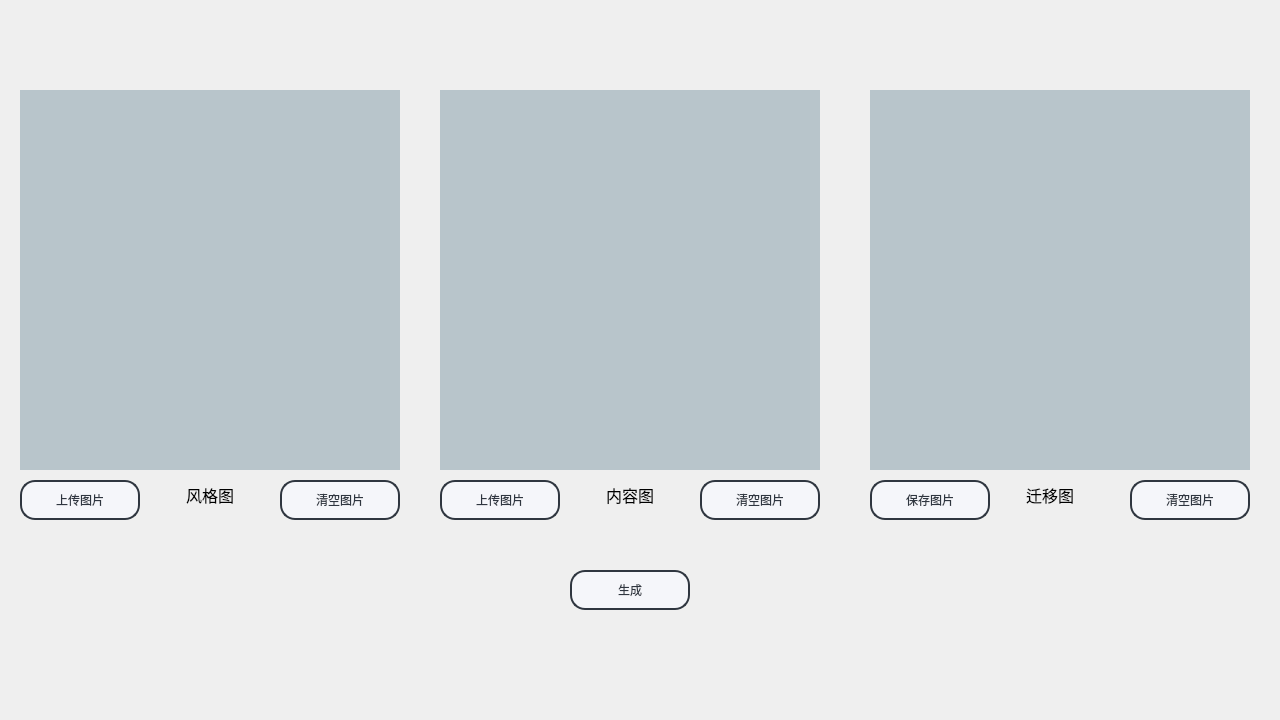
<?xml version="1.0" encoding="UTF-8"?>
<ui version="4.0">
 <class>StyleTransferWindow</class>
 <widget class="QWidget" name="StyleTransferWindow">
  <property name="geometry">
   <rect>
    <x>0</x>
    <y>0</y>
    <width>1280</width>
    <height>720</height>
   </rect>
  </property>
  <property name="windowTitle">
   <string>Style Transfer</string>
  </property>
  <widget class="QLabel" name="StyleImageLabel">
   <property name="geometry">
    <rect>
     <x>20</x>
     <y>90</y>
     <width>380</width>
     <height>380</height>
    </rect>
   </property>
   <property name="styleSheet">
    <string notr="true">background-color: rgb(184, 197, 203);</string>
   </property>
   <property name="text">
    <string/>
   </property>
  </widget>
  <widget class="QLabel" name="TransferImageLabel">
   <property name="geometry">
    <rect>
     <x>870</x>
     <y>90</y>
     <width>380</width>
     <height>380</height>
    </rect>
   </property>
   <property name="styleSheet">
    <string notr="true">background-color: rgb(184, 197, 203);</string>
   </property>
   <property name="text">
    <string/>
   </property>
  </widget>
  <widget class="QPushButton" name="UploadStyleButton">
   <property name="geometry">
    <rect>
     <x>20</x>
     <y>480</y>
     <width>120</width>
     <height>40</height>
    </rect>
   </property>
   <property name="styleSheet">
    <string notr="true">QPushButton{
	font: 10pt &quot;微软雅黑&quot;;
    color: #2f3640;
    background-color: #f5f6fa;
    border-color: #2f3640;
    border-radius: 15px;
    border-style: solid;
    border-width: 2px;
    padding: 5px;
}

/**鼠标停留在按钮上的样式**/
QPushButton::hover{	
    color: #FFFFFF;
    background-color: #718093;
    border-color: #2f3640;
}

/**鼠标按压下去的样式**/
QPushButton::pressed,QPushButton::checked{
    color: #FFFFFF;
    background-color: qlineargradient(spread:pad, x1:0, y1:0, x2:0, y2:1, stop:0 #273c75, stop:1 #487eb0);
}

/**按钮失能情况下样式**/
QPushButton::disabled{
    color: #FFFFFF;
    background-color: #dcdde1;
    border-color: #dcdde1;
}
</string>
   </property>
   <property name="text">
    <string>上传图片</string>
   </property>
  </widget>
  <widget class="QPushButton" name="ClearStyleButton">
   <property name="geometry">
    <rect>
     <x>280</x>
     <y>480</y>
     <width>120</width>
     <height>40</height>
    </rect>
   </property>
   <property name="styleSheet">
    <string notr="true">QPushButton{
	font: 10pt &quot;微软雅黑&quot;;
    color: #2f3640;
    background-color: #f5f6fa;
    border-color: #2f3640;
    border-radius: 15px;
    border-style: solid;
    border-width: 2px;
    padding: 5px;
}

/**鼠标停留在按钮上的样式**/
QPushButton::hover{	
    color: #FFFFFF;
    background-color: #718093;
    border-color: #2f3640;
}

/**鼠标按压下去的样式**/
QPushButton::pressed,QPushButton::checked{
    color: #FFFFFF;
    background-color: qlineargradient(spread:pad, x1:0, y1:0, x2:0, y2:1, stop:0 #273c75, stop:1 #487eb0);
}

/**按钮失能情况下样式**/
QPushButton::disabled{
    color: #FFFFFF;
    background-color: #dcdde1;
    border-color: #dcdde1;
}
</string>
   </property>
   <property name="text">
    <string>清空图片</string>
   </property>
  </widget>
  <widget class="QPushButton" name="ClearTransferButton">
   <property name="geometry">
    <rect>
     <x>1130</x>
     <y>480</y>
     <width>120</width>
     <height>40</height>
    </rect>
   </property>
   <property name="styleSheet">
    <string notr="true">QPushButton{
	font: 10pt &quot;微软雅黑&quot;;
    color: #2f3640;
    background-color: #f5f6fa;
    border-color: #2f3640;
    border-radius: 15px;
    border-style: solid;
    border-width: 2px;
    padding: 5px;
}

/**鼠标停留在按钮上的样式**/
QPushButton::hover{	
    color: #FFFFFF;
    background-color: #718093;
    border-color: #2f3640;
}

/**鼠标按压下去的样式**/
QPushButton::pressed,QPushButton::checked{
    color: #FFFFFF;
    background-color: qlineargradient(spread:pad, x1:0, y1:0, x2:0, y2:1, stop:0 #273c75, stop:1 #487eb0);
}

/**按钮失能情况下样式**/
QPushButton::disabled{
    color: #FFFFFF;
    background-color: #dcdde1;
    border-color: #dcdde1;
}
</string>
   </property>
   <property name="text">
    <string>清空图片</string>
   </property>
  </widget>
  <widget class="QPushButton" name="SaveImageButton">
   <property name="geometry">
    <rect>
     <x>870</x>
     <y>480</y>
     <width>120</width>
     <height>40</height>
    </rect>
   </property>
   <property name="styleSheet">
    <string notr="true">QPushButton{
	font: 10pt &quot;微软雅黑&quot;;
    color: #2f3640;
    background-color: #f5f6fa;
    border-color: #2f3640;
    border-radius: 15px;
    border-style: solid;
    border-width: 2px;
    padding: 5px;
}

/**鼠标停留在按钮上的样式**/
QPushButton::hover{	
    color: #FFFFFF;
    background-color: #718093;
    border-color: #2f3640;
}

/**鼠标按压下去的样式**/
QPushButton::pressed,QPushButton::checked{
    color: #FFFFFF;
    background-color: qlineargradient(spread:pad, x1:0, y1:0, x2:0, y2:1, stop:0 #273c75, stop:1 #487eb0);
}

/**按钮失能情况下样式**/
QPushButton::disabled{
    color: #FFFFFF;
    background-color: #dcdde1;
    border-color: #dcdde1;
}
</string>
   </property>
   <property name="text">
    <string>保存图片</string>
   </property>
  </widget>
  <widget class="QLabel" name="label">
   <property name="geometry">
    <rect>
     <x>170</x>
     <y>480</y>
     <width>80</width>
     <height>30</height>
    </rect>
   </property>
   <property name="font">
    <font>
     <family>宋体</family>
     <pointsize>12</pointsize>
    </font>
   </property>
   <property name="text">
    <string>风格图</string>
   </property>
   <property name="alignment">
    <set>Qt::AlignCenter</set>
   </property>
  </widget>
  <widget class="QLabel" name="label_2">
   <property name="geometry">
    <rect>
     <x>1010</x>
     <y>480</y>
     <width>80</width>
     <height>30</height>
    </rect>
   </property>
   <property name="font">
    <font>
     <family>宋体</family>
     <pointsize>12</pointsize>
    </font>
   </property>
   <property name="text">
    <string>迁移图</string>
   </property>
   <property name="alignment">
    <set>Qt::AlignCenter</set>
   </property>
  </widget>
  <widget class="QLabel" name="ContentImageLabel">
   <property name="geometry">
    <rect>
     <x>440</x>
     <y>90</y>
     <width>380</width>
     <height>380</height>
    </rect>
   </property>
   <property name="styleSheet">
    <string notr="true">background-color: rgb(184, 197, 203);</string>
   </property>
   <property name="text">
    <string/>
   </property>
  </widget>
  <widget class="QPushButton" name="UploadContentButton">
   <property name="geometry">
    <rect>
     <x>440</x>
     <y>480</y>
     <width>120</width>
     <height>40</height>
    </rect>
   </property>
   <property name="styleSheet">
    <string notr="true">QPushButton{
	font: 10pt &quot;微软雅黑&quot;;
    color: #2f3640;
    background-color: #f5f6fa;
    border-color: #2f3640;
    border-radius: 15px;
    border-style: solid;
    border-width: 2px;
    padding: 5px;
}

/**鼠标停留在按钮上的样式**/
QPushButton::hover{	
    color: #FFFFFF;
    background-color: #718093;
    border-color: #2f3640;
}

/**鼠标按压下去的样式**/
QPushButton::pressed,QPushButton::checked{
    color: #FFFFFF;
    background-color: qlineargradient(spread:pad, x1:0, y1:0, x2:0, y2:1, stop:0 #273c75, stop:1 #487eb0);
}

/**按钮失能情况下样式**/
QPushButton::disabled{
    color: #FFFFFF;
    background-color: #dcdde1;
    border-color: #dcdde1;
}
</string>
   </property>
   <property name="text">
    <string>上传图片</string>
   </property>
  </widget>
  <widget class="QPushButton" name="ClearContentButton">
   <property name="geometry">
    <rect>
     <x>700</x>
     <y>480</y>
     <width>120</width>
     <height>40</height>
    </rect>
   </property>
   <property name="styleSheet">
    <string notr="true">QPushButton{
	font: 10pt &quot;微软雅黑&quot;;
    color: #2f3640;
    background-color: #f5f6fa;
    border-color: #2f3640;
    border-radius: 15px;
    border-style: solid;
    border-width: 2px;
    padding: 5px;
}

/**鼠标停留在按钮上的样式**/
QPushButton::hover{	
    color: #FFFFFF;
    background-color: #718093;
    border-color: #2f3640;
}

/**鼠标按压下去的样式**/
QPushButton::pressed,QPushButton::checked{
    color: #FFFFFF;
    background-color: qlineargradient(spread:pad, x1:0, y1:0, x2:0, y2:1, stop:0 #273c75, stop:1 #487eb0);
}

/**按钮失能情况下样式**/
QPushButton::disabled{
    color: #FFFFFF;
    background-color: #dcdde1;
    border-color: #dcdde1;
}
</string>
   </property>
   <property name="text">
    <string>清空图片</string>
   </property>
  </widget>
  <widget class="QLabel" name="label_3">
   <property name="geometry">
    <rect>
     <x>590</x>
     <y>480</y>
     <width>80</width>
     <height>30</height>
    </rect>
   </property>
   <property name="font">
    <font>
     <family>宋体</family>
     <pointsize>12</pointsize>
    </font>
   </property>
   <property name="text">
    <string>内容图</string>
   </property>
   <property name="alignment">
    <set>Qt::AlignCenter</set>
   </property>
  </widget>
  <widget class="QPushButton" name="RunButton">
   <property name="geometry">
    <rect>
     <x>570</x>
     <y>570</y>
     <width>120</width>
     <height>40</height>
    </rect>
   </property>
   <property name="styleSheet">
    <string notr="true">QPushButton{
	font: 10pt &quot;微软雅黑&quot;;
    color: #2f3640;
    background-color: #f5f6fa;
    border-color: #2f3640;
    border-radius: 15px;
    border-style: solid;
    border-width: 2px;
    padding: 5px;
}

/**鼠标停留在按钮上的样式**/
QPushButton::hover{	
    color: #FFFFFF;
    background-color: #718093;
    border-color: #2f3640;
}

/**鼠标按压下去的样式**/
QPushButton::pressed,QPushButton::checked{
    color: #FFFFFF;
    background-color: qlineargradient(spread:pad, x1:0, y1:0, x2:0, y2:1, stop:0 #273c75, stop:1 #487eb0);
}

/**按钮失能情况下样式**/
QPushButton::disabled{
    color: #FFFFFF;
    background-color: #dcdde1;
    border-color: #dcdde1;
}
</string>
   </property>
   <property name="text">
    <string>生成</string>
   </property>
  </widget>
 </widget>
 <resources/>
 <connections/>
</ui>
